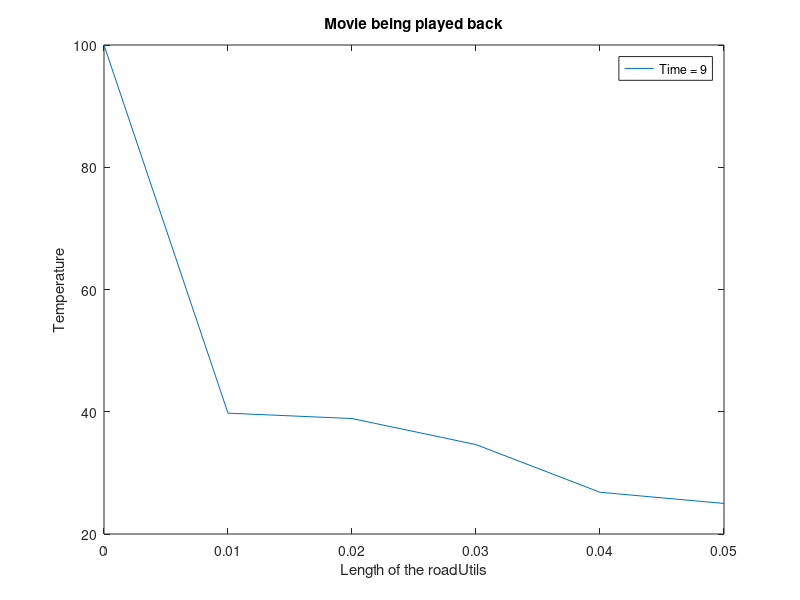

The MATLAB source for this figure:
clc
clear all

% length of road birim metre
l = 0.05;

% termal conductivity
k_prime = 54;

% speecific heat of the road
c = 490;

% density of the metarial
density = 7800;

% Boundary temperature 1
T1 = 100;

% Boundary temperature 2
T2 = 25;

% Initial temperature
Ti = 20;

% number of division 
n = 5;

% end time of analysis
t = 9;

% time Step
dt = 3;

% calculcating number of step
runs = t/dt + 1;

% step size of length
dx = l/n;

% alpha = thermal diffusivity
alpha = k_prime/(c * density);

% Relaxation factor
lambda = alpha*dt/(dx)^2;
% lambda = 0.4239;
% programming the excplicit method
% hangi indisin hangi uzunluğa denk geleceği Hesaplanmış
for i=1 : 1 : n+1
    L(i) = (i-1)*dx;
end
T = zeros(runs,n+1);

%Sınır koşullarının atanması
for i=1 : 1 : runs
    T(i,1) = T1;
    T(i,n+1) = T2;
end

% Initial condition tanımlamaları
for j=2 : 1 : n
    T(1,j) = Ti;
end

%  programming crank nicolson method
for j=1:1:runs-1
    temp = zeros(n-1,n-1);
    cons = zeros(n-1,1);
    for i=2:1:n
        k = i-1;
        if k==1
            temp(k,k)   =  2  * (1 + lambda);
            temp(k,k+1) = -lambda;
            cons(k,1)   =  (lambda*T(j,i-1)) +(2*(1-lambda)*T(j,i))+(lambda*T(j,i+1))  
        end
        if k~=1 && k ~= n-1
            temp(k,k-1) = -lambda;
            temp(k,k)   =  2*(1+lambda);
            temp(k,k+1) = -lambda;
            cons(k,1)   =  (lambda*T(j,i-1)) + (2*(1-lambda)*T(j,i)) + (lambda*T(j,i+1))+(lambda*T(j,i-1));
        end
        if k == n-1
            temp(k,k-1) = -lambda;
            temp(k,k)   =  1 + (2*lambda);
            cons(k,1)   =  T(j,i) + (lambda * T(j,i+1));
        end
    end    

    sol = temp\cons;
    for i=2:1:n
        T(j+1,i) = sol(i-1);
    end
end

% loop record the movie

for j= 0:1:runs-1
    for i=1:1:n+1
        T_M(i)= T(j+1,i);
    end
    plot(L,T_M);
    xlabel('Length of the roadUtils')
    ylabel('Temperature')
    legend(['Time = ' num2str(j*dt)])
    title('recording movie')
    frames(j+1) = getframe;
end
save frames
title('Movie being played back')
movie(frames)
